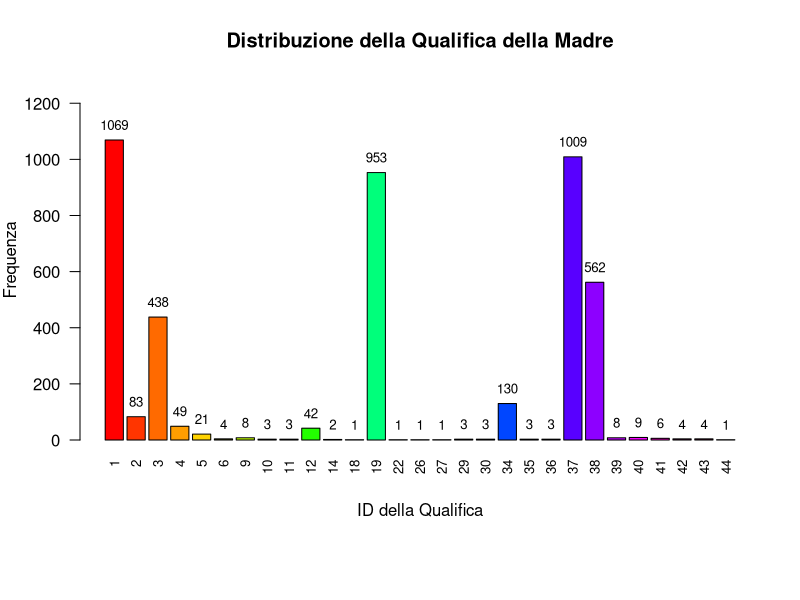
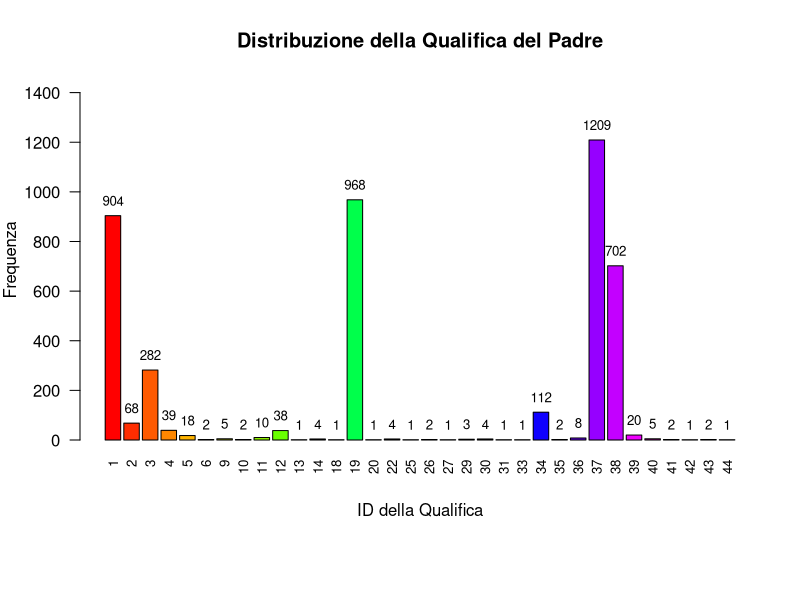
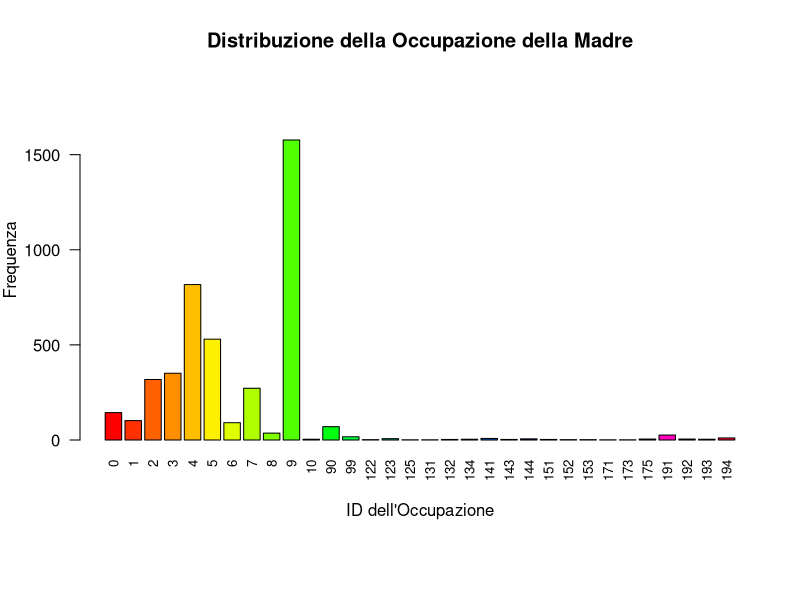
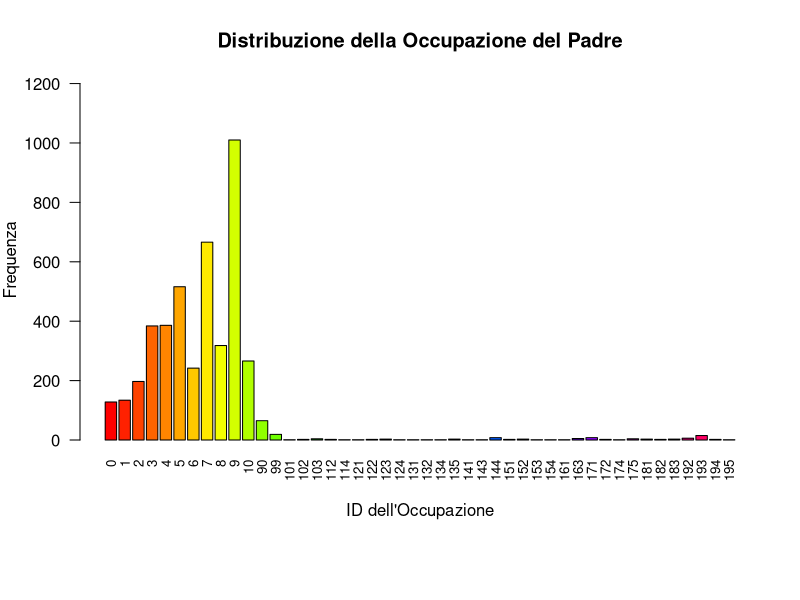
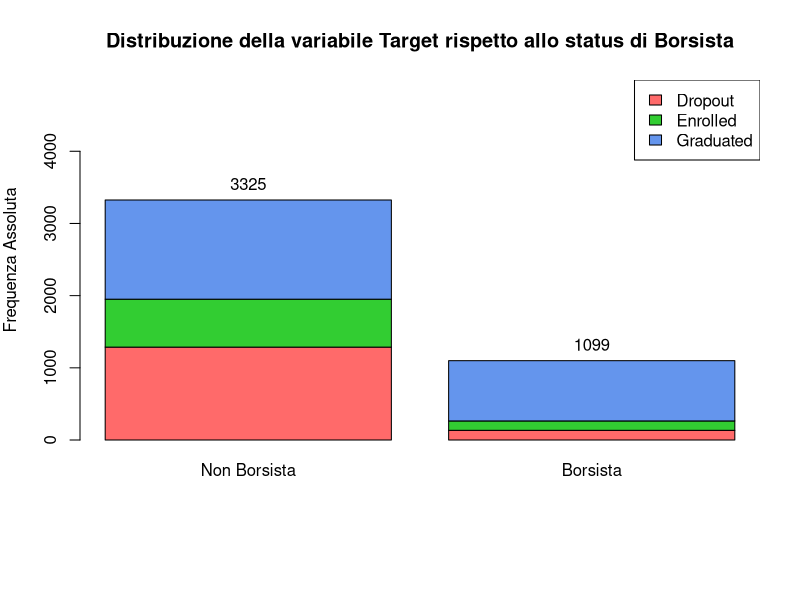
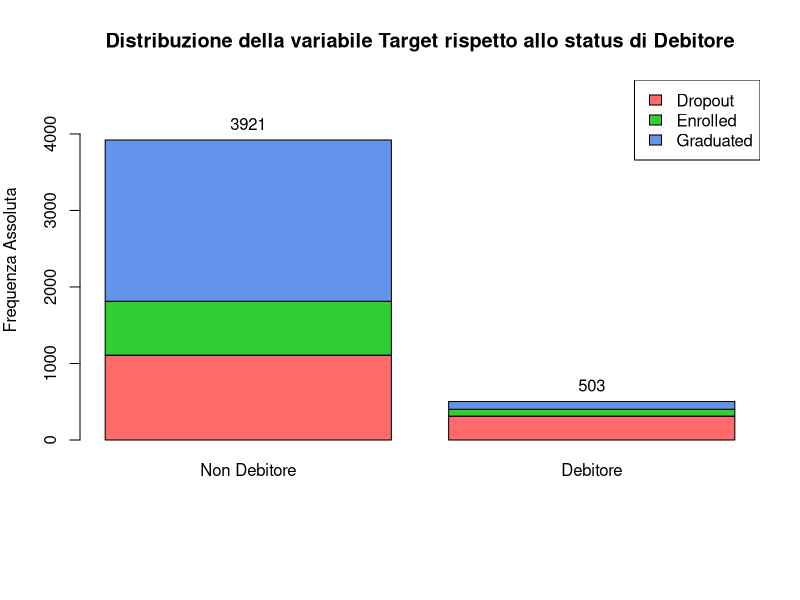
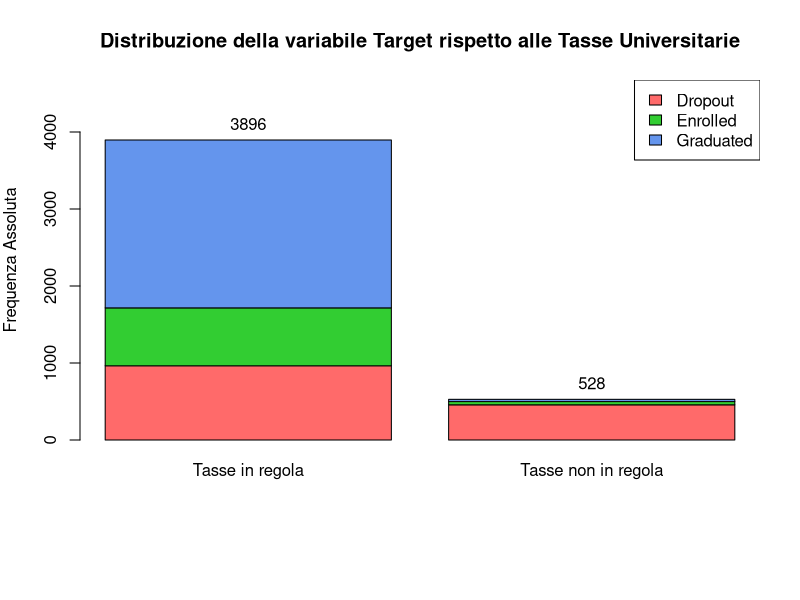

These charts were generated, in order, by the following R code:
## ---- chunk 1
# Caricamento Librerie
library(ggplot2)
library(dplyr)
library(here)
## ---- chunk 2
if(file.exists(here("dataset/dataMod.csv"))){
  data <- read.csv(here("dataset/dataMod.csv"), sep = ",", header = TRUE, check.names = FALSE)
  
  # Visualizza le prime righe
  head(data)
  
} else{
  print("Il dataset non è stato trovato nella directory")
}

## ---- chunk 3
freq_mother_qual <- table(data$`Mothers_qualification`)
max_freq_mother_qual <- max(freq_mother_qual)
num_categories_mother_qual <- length(freq_mother_qual)

# Imposta i margini per lasciare più spazio alle etichette in basso
par(mar = c(8, 4, 4, 2))

# Crea il grafico a barre per Mother's Qualification usando gli ID come etichette
bp_mother_qual <- barplot(freq_mother_qual, main = "Distribuzione della Qualifica della Madre", 
                          xlab = "ID della Qualifica", 
                          ylab = "Frequenza",
                          ylim = c(0, max_freq_mother_qual * 1.2),
                          col = rainbow(num_categories_mother_qual),
                          names.arg = names(freq_mother_qual),  # Usa gli ID come etichette
                          cex.names = 0.8, las = 2)  # Ruota e riduce le dimensioni delle etichette

# Aggiungi le frequenze assolute sopra ogni barra
text(x = bp_mother_qual, y = freq_mother_qual, labels = freq_mother_qual, pos = 3, cex = 0.8, col = "black")


## ---- chunk 4
# Calcola la frequenza per ciascun ID di Father's Qualification
freq_father_qual <- table(data$`Fathers_qualification`)
max_freq_father_qual <- max(freq_father_qual)
num_categories_father_qual <- length(freq_father_qual)

# Imposta i margini per lasciare più spazio alle etichette in basso
par(mar = c(8, 4, 4, 2))

# Crea il grafico a barre per Father's Qualification usando gli ID come etichette
bp_father_qual <- barplot(freq_father_qual, main = "Distribuzione della Qualifica del Padre", 
                          xlab = "ID della Qualifica", 
                          ylab = "Frequenza",
                          ylim = c(0, max_freq_father_qual * 1.2),
                          col = rainbow(num_categories_father_qual),
                          names.arg = names(freq_father_qual),  # Usa gli ID come etichette
                          cex.names = 0.8, las = 2)  # Ruota e riduce le dimensioni delle etichette

# Aggiungi le frequenze assolute sopra ogni barra
text(x = bp_father_qual, y = freq_father_qual, labels = freq_father_qual, pos = 3, cex = 0.8, col = "black")

## ---- chunk 5
# Crea la tabella di frequenza per Mother's Occupation
freq_mother_occ <- table(data$`Mothers_occupation`)
max_freq_mother_occ <- max(freq_mother_occ)
num_categories_mother_occ <- length(freq_mother_occ)

# Imposta i margini per lasciare più spazio alle etichette in basso
par(mar = c(8, 4, 4, 2))

# Crea il grafico a barre per Mother's Occupation usando gli ID come etichette
bp_mother_occ <- barplot(freq_mother_occ, main = "Distribuzione della Occupazione della Madre", 
                         xlab = "ID dell'Occupazione", 
                         ylab = "Frequenza",
                         ylim = c(0, max_freq_mother_occ * 1.2),
                         col = rainbow(num_categories_mother_occ),
                         names.arg = names(freq_mother_occ),  # Usa gli ID come etichette
                         cex.names = 0.8, las = 2)  # Ruota e riduce le dimensioni delle etichette

## ---- chunk 6
# Crea la tabella di frequenza per Father's Occupation
freq_father_occ <- table(data$`Fathers_occupation`)
max_freq_father_occ <- max(freq_father_occ)
num_categories_father_occ <- length(freq_father_occ)

# Imposta i margini per lasciare più spazio alle etichette in basso
par(mar = c(8, 4, 4, 2))

# Crea il grafico a barre per Father's Occupation usando gli ID come etichette
bp_father_occ <- barplot(freq_father_occ, main = "Distribuzione della Occupazione del Padre", 
                         xlab = "ID dell'Occupazione", 
                         ylab = "Frequenza",
                         ylim = c(0, max_freq_father_occ * 1.2),
                         col = rainbow(num_categories_father_occ),
                         names.arg = names(freq_father_occ),  # Usa gli ID come etichette
                         cex.names = 0.8, las = 2)  # Ruota e riduce le dimensioni delle etichette

## ---- chunk 7
# Assicurati che Scholarship Holder abbia i livelli e le etichette corretti
data$`Scholarship_holder` <- factor(data$`Scholarship_holder`, levels = c(0, 1), labels = c("Non Borsista", "Borsista"))

# Calcola la distribuzione congiunta tra Target e Scholarship Holder
target_scholarship_table <- table(data$Target, data$Scholarship_holder)

# Calcola la frequenza assoluta di Scholarship Holder
scholarship_totals <- colSums(target_scholarship_table)

# Crea il grafico a barre stacked
bp <- barplot(target_scholarship_table, main = "Distribuzione della variabile Target rispetto allo status di Borsista",
        ylab = "Frequenza Assoluta", 
        col = c("#FF6A6A", "#32CD32", "#6495ED"),  # Colori per Target (Dropout, Enrolled, Graduated)
        width = 0.7,
        ylim = c(0, max(scholarship_totals) * 1.5),
        names.arg = c("Non Borsista", "Borsista"))  # Etichette personalizzate per l'asse X

# Aggiungi una legenda per la variabile Target
legend("topright", legend = c("Dropout", "Enrolled", "Graduated"), fill = c("#FF6A6A", "#32CD32", "#6495ED"))

# Aggiungi le frequenze assolute sopra ciascuna barra
text(x = bp, y = scholarship_totals, labels = scholarship_totals, pos = 3, cex = 1, col = "black")

## ---- chunk 8
# Assicurati che Debtor abbia i livelli e le etichette corretti
data$`Debtor` <- factor(data$`Debtor`, levels = c(0, 1), labels = c("Non Debitore", "Debitore"))

# Calcola la distribuzione congiunta tra Target e Debtor
target_debtor_table <- table(data$Target, data$Debtor)

# Calcola la frequenza assoluta di Debtor
debtor_totals <- colSums(target_debtor_table)

# Crea il grafico a barre stacked
bp <- barplot(target_debtor_table, main = "Distribuzione della variabile Target rispetto allo status di Debitore",
        ylab = "Frequenza Assoluta", 
        col = c("#FF6A6A", "#32CD32", "#6495ED"),  # Colori per Target (Dropout, Enrolled, Graduated)
        width = 0.7,
        ylim = c(0, max(debtor_totals) * 1.2))

# Aggiungi una legenda per la variabile Target
legend("topright", legend = c("Dropout", "Enrolled", "Graduated"), fill = c("#FF6A6A", "#32CD32", "#6495ED"))

# Aggiungi le frequenze assolute sopra ciascuna barra
text(x = bp, y = debtor_totals, labels = debtor_totals, pos = 3, cex = 1, col = "black")

## ---- chunk 9
# Assicurati che Tuition_fees_up_to_date abbia i livelli e le etichette corretti
data$`Tuition_fees_up_to_date` <- factor(data$`Tuition_fees_up_to_date`, 
                                         levels = c(1, 0), 
                                         labels = c("Tasse in regola", "Tasse non in regola"))

# Calcola la distribuzione congiunta tra Target e Tuition fees up to date
target_fees_table <- table(data$Target, data$Tuition_fees_up_to_date)

# Calcola la frequenza assoluta di Tuition fees up to date
fees_totals <- colSums(target_fees_table)

# Crea il grafico a barre stacked
bp_fees <- barplot(target_fees_table, 
                   main = "Distribuzione della variabile Target rispetto alle Tasse Universitarie",
                   ylab = "Frequenza Assoluta", 
                   col = c("#FF6A6A", "#32CD32", "#6495ED"),  # Colori per Target (Dropout, Enrolled, Graduated)
                   width = 0.7,
                   ylim = c(0, max(fees_totals) * 1.2))

# Aggiungi una legenda per la variabile Target
legend("topright", legend = c("Dropout", "Enrolled", "Graduated"), fill = c("#FF6A6A", "#32CD32", "#6495ED"))

# Aggiungi le frequenze assolute sopra ciascuna barra
text(x = bp_fees, y = fees_totals, labels = fees_totals, pos = 3, cex = 1, col = "black")
